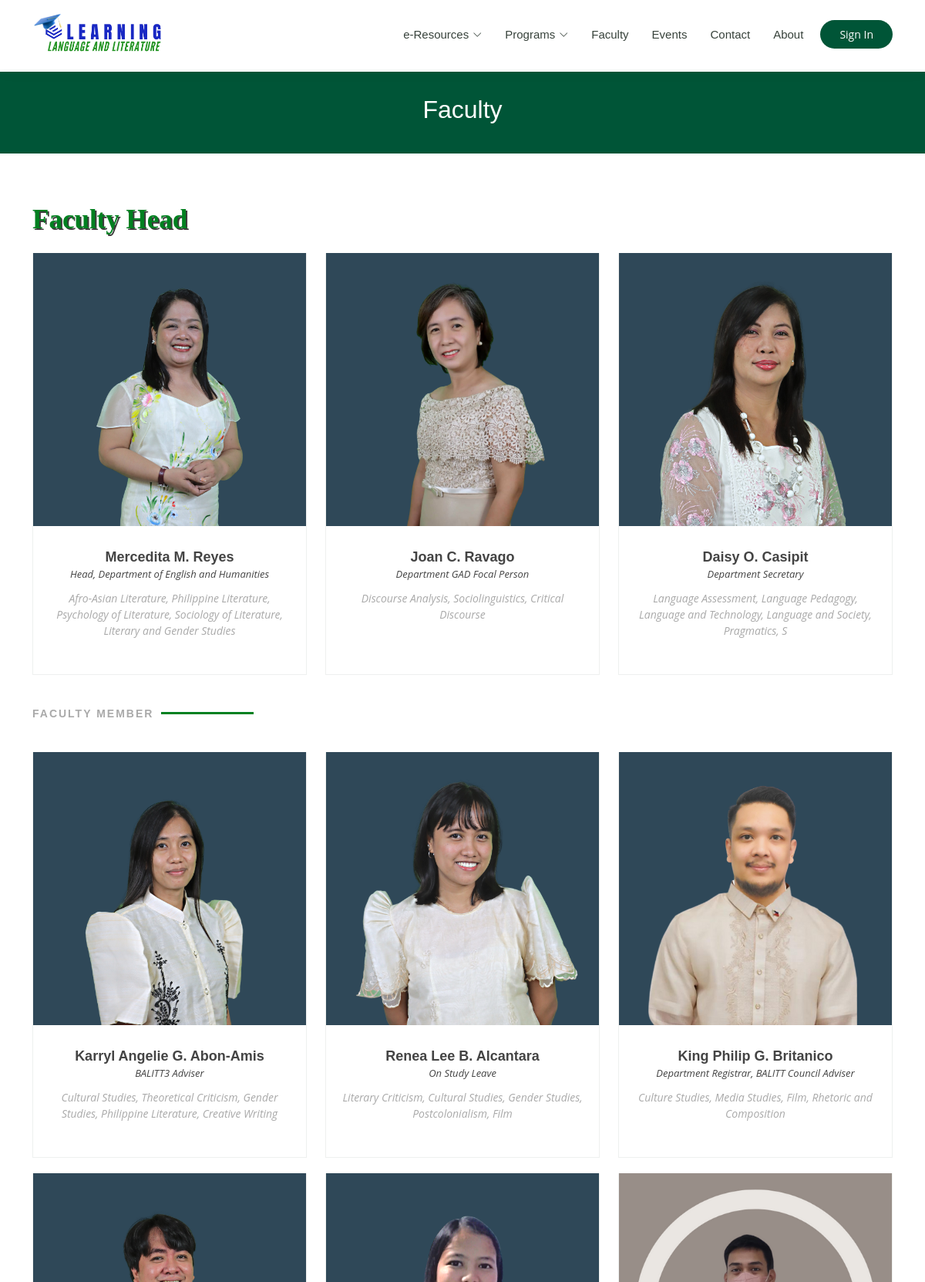
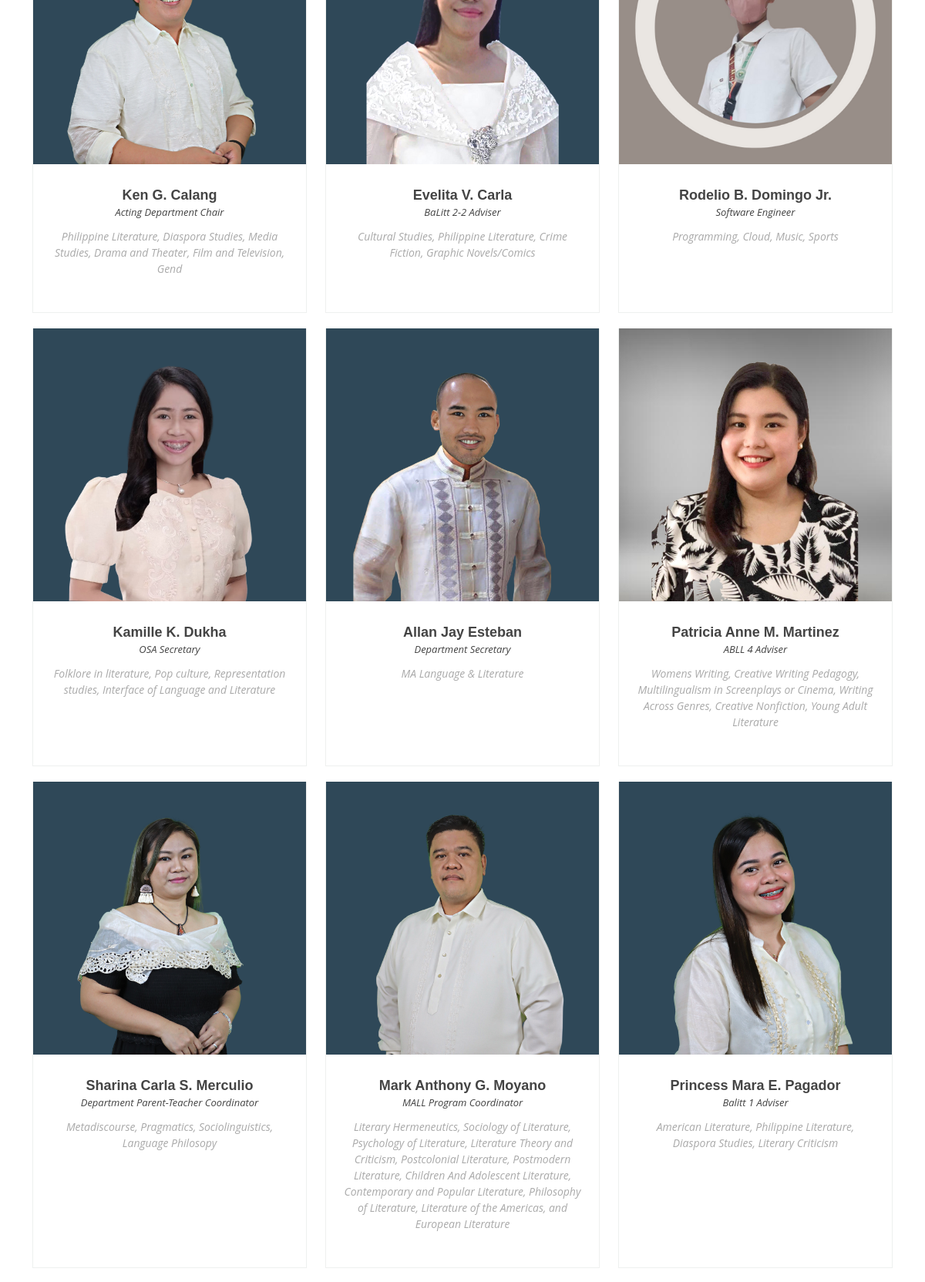
/public/faculty.php (upper part), run on the app's committed database (2 pictures, top to bottom).
### tables this page shows
CREATE TABLE `faculty` (
  `faculty_id` int(100) NOT NULL,
  `user_id` int(10) NOT NULL,
  `faculty_id_no` varchar(10) NOT NULL,
  `img` varchar(100) NOT NULL,
  `firstname` varchar(100) NOT NULL,
  `middle_initial` varchar(10) NOT NULL,
  `lastname` varchar(100) NOT NULL,
  `email` varchar(100) NOT NULL,
  `gender` varchar(10) NOT NULL,
  `password` varchar(100) NOT NULL,
  `research` varchar(10000) NOT NULL,
  `position` varchar(50) NOT NULL,
  `contact_no` int(11) NOT NULL,
  `address` varchar(100) NOT NULL,
  `description` varchar(100) NOT NULL,
  `date_created` datetime NOT NULL,
  `date_modified` datetime NOT NULL,
  `status` varchar(10) NOT NULL
);

### public/faculty.php (the view, shortened to what this page needs)
<!DOCTYPE html>
<html lang="en">
<?php
include 'public_head.php';
?>
<body>
  <?php
  include 'header.php';
  ?>
  <main id="main" data-aos="fade-in">
    <div class="breadcrumbs">
      <div class="container">
        <h2>Faculty</h2>
      </div>
    </div>
    <section id="trainers" class="trainers">
      <div class="container" data-aos="fade-up">
        <div class="row" data-aos="zoom-in" data-aos-delay="100">
          <?php include 'faculty_header.php' ?>
          <div class="section-title">
            <br>
            <h2>Faculty Member</h2>
          </div>
          <?php
          $result = mysqli_query($conn, "select img, firstname, middle_initial, lastname, research, position, description from faculty WHERE status!='archive' AND firstname!='Mercedita' AND firstname!='Daisy' AND firstname!='Joan' ORDER BY lastname ASC") or die("Query 1 is incorrect....");
          while (list($img, $firstname, $middle_initial, $lastname, $research, $position, $description) = mysqli_fetch_array($result)) {
            echo "
                <div class='col-lg-4 col-md-6 d-flex align-items-stretch'>
                  <div class='member'>
                    <img src='../uploads/faculty_image/$img' class='img-fluid' alt=''>
                    <div class='member-content'>
                      <h4>$firstname $middle_initial $lastname</h4>
                      <span>$position</span>
                      <p>
                       $research
                      </p>
                    </div>
                  </div>
                </div>
              ";
          }
          ?>
        </div>
    </section>
  </main>
</body>
</html>

### public/faculty_header.php
<p class="resources-header">Faculty Head</p>
<?php
$result = mysqli_query($conn, "select img, firstname, middle_initial, lastname, research, position, description from faculty WHERE status!='archive' AND ( firstname='Mercedita' OR firstname='Daisy' OR firstname='Joan') ORDER BY faculty_id DESC") or die("Query 1 is incorrect....");
while (list($img, $firstname, $middle_initial, $lastname, $research, $position, $description) = mysqli_fetch_array($result)) {
  echo "
  <div class='col-lg-4 col-md-6 d-flex align-items-stretch'>
    <div class='member'>
      <img src='../uploads/faculty_image/$img' class='img-fluid' alt=''>
      <div class='member-content'>
        <h4>$firstname $middle_initial $lastname</h4>
        <span>$position</span>
        <p>
          $research
        </p>
      </div>
    </div>
  </div>
";
}
?>

### public/assets/css/style.css (style rules this page uses)
body { font-family: "Open Sans", sans-serif; color: #444444; }
h1, h2, h3, h4, h5, h6 { font-family: "Raleway", sans-serif; }
section { padding: 60px 0; overflow: hidden; }
.section-title { padding-bottom: 40px; }
.section-title h2 { font-size: 14px; font-weight: 500; padding: 0; line-height: 1px; margin: 0 0 5px 0; letter-spacing: 2px; text-transform: uppercase; color: #aaaaaa; font-weight: bold; font-family: "Poppins", sans-serif; }
.section-title h2::after { content: ""; width: 120px; height: 3px; display: inline-block; background: #008020; margin: 4px 10px; }
.breadcrumbs { margin-top: 93px; text-align: center; background: #005537; padding: 30px 0; color: #fff; }
.breadcrumbs h2 { font-size: 32px; font-weight: 500; }
.resources-header { color: #008020; font-family: Tahoma; font-weight: bold; font-size: 35px; text-shadow: 2px 2px #3d3b3b; }
.trainers .member { text-align: center; margin-bottom: 20px; background: #fff; border: 1px solid #eef0ef; }
.trainers .member img { margin: -1px -1px 30px -1px; }
.trainers .member .member-content { padding: 0 20px 30px 20px; }
.trainers .member h4 { font-weight: 700; margin-bottom: 2px; font-size: 18px; }
.trainers .member span { font-style: italic; display: block; font-size: 13px; }
.trainers .member p { padding-top: 10px; font-size: 14px; font-style: italic; color: #aaaaaa; }

### data on the page
faculty: img (picture), firstname "Mercedita", middle_initial "M.", lastname "Reyes", position "Head, Department of English and Humanities", research "Afro-Asian Literature, Philippine Literature, Psychology of Literature, Sociology of Literature, Literary and Gender Studies"
faculty: img (picture), firstname "Joan", middle_initial "C.", lastname "Ravago", position "Department GAD Focal Person", research "Discourse Analysis, Sociolinguistics, Critical Discourse"
faculty: img (picture), firstname "Daisy", middle_initial "O.", lastname "Casipit", position "Department Secretary", research "Language Assessment, Language Pedagogy, Language and Technology, Language and Society, Pragmatics, S"
faculty: img (picture), firstname "Karryl Angelie", middle_initial "G.", lastname "Abon-Amis", position "BALITT3 Adviser", research "Cultural Studies, Theoretical Criticism, Gender Studies, Philippine Literature, Creative Writing"
faculty: img (picture), firstname "Renea Lee", middle_initial "B.", lastname "Alcantara", position "On Study Leave", research "Literary Criticism, Cultural Studies, Gender Studies, Postcolonialism, Film"
faculty: img (picture), firstname "King Philip", middle_initial "G.", lastname "Britanico", position "Department Registrar, BALITT Council Adviser", research "Culture Studies, Media Studies, Film, Rhetoric and Composition"
faculty: img (picture), firstname "Ken", middle_initial "G.", lastname "Calang", position "Acting Department Chair", research "Philippine Literature, Diaspora Studies, Media Studies, Drama and Theater, Film and Television, Gend"
faculty: img (picture), firstname "Evelita", middle_initial "V.", lastname "Carla", position "BaLitt 2-2 Adviser", research "Cultural Studies, Philippine Literature, Crime Fiction, Graphic Novels/Comics"
faculty: img (picture), firstname "Rodelio", middle_initial "B.", lastname "Domingo Jr.", position "Software Engineer", research "Programming, Cloud, Music, Sports"
faculty: img (picture), firstname "Kamille", middle_initial "K.", lastname "Dukha", position "OSA Secretary", research "Folklore in literature, Pop culture, Representation studies, Interface of Language and Literature"
faculty: img (picture), firstname "Allan Jay", lastname "Esteban", position "Department Secretary", research "MA Language & Literature"
faculty: img (picture), firstname "Patricia Anne", middle_initial "M.", lastname "Martinez", position "ABLL 4 Adviser", research "Womens Writing, Creative Writing Pedagogy, Multilingualism in Screenplays or Cinema, Writing Across Genres, Creative Nonfiction, Young Adult Literature"
faculty: img (picture), firstname "Sharina Carla", middle_initial "S.", lastname "Merculio", position "Department Parent-Teacher Coordinator", research "Metadiscourse, Pragmatics, Sociolinguistics, Language Philosopy"
faculty: img (picture), firstname "Mark Anthony", middle_initial "G.", lastname "Moyano", position "MALL Program Coordinator", research "Literary Hermeneutics, Sociology of Literature, Psychology of Literature, Literature Theory and Criticism, Postcolonial Literature, Postmodern Literature, Children And Adolescent Literature, Contemporary and Popular Literature, Philosophy of Literature, Literature of the Americas, and European Literature"
faculty: img (picture), firstname "Princess Mara", middle_initial "E.", lastname "Pagador", position "Balitt 1 Adviser", research "American Literature, Philippine Literature, Diaspora Studies, Literary Criticism"
